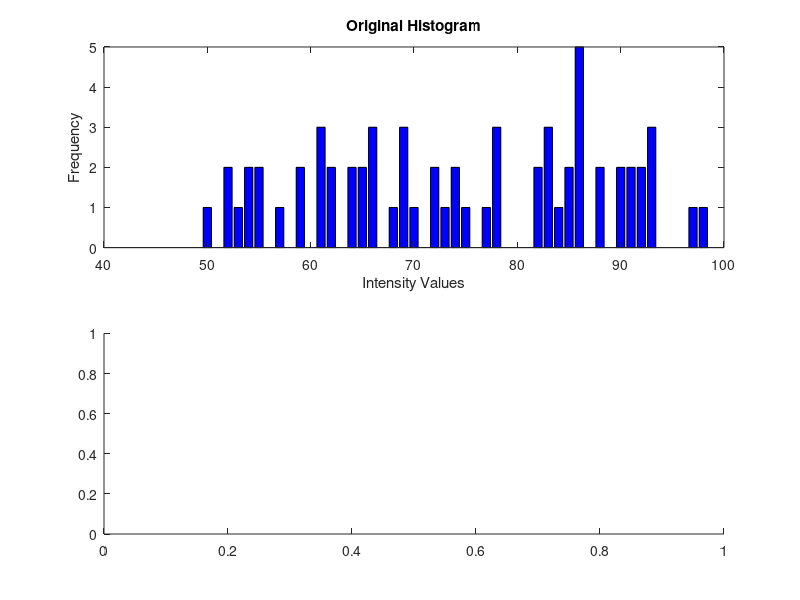

Recreate this plot in MATLAB. (Note: this script raises an error after producing the figure.)
clc;
clear all;
close all;

% Step 1: Generate a random 8x8 intensity matrix with values between 50 and 100
%Ir = imread("https://upload.wikimedia.org/wikipedia/commons/0/08/Unequalized_Hawkes_Bay_NZ.jpg"); % Values in the range [50, 100]
%I=rgb2gray(Ir);

I = round(50 + (100 - 50) * rand(8)); % Values in the range [50, 100]
% Step 2: Flatten the matrix into a single row vector
Ia = I(:)'; % Flatten the matrix

% Step 3: Sort intensities
sortIa = sort(Ia);

% Step 4: Find unique intensities and their frequencies
[uniqueNumbers, ~, idx] = unique(sortIa); % Unique intensities and indices
frequencies = accumarray(idx, 1); % Frequency of each intensity

% Step 5: Calculate the cumulative distribution function (CDF)
cumulativeFrequencies = cumsum(frequencies);

% Total number of pixels in the image
totalPixels = numel(I);

% Minimum non-zero cumulative frequency
cdf_min = min(cumulativeFrequencies(cumulativeFrequencies > 0));

% Number of intensity levels (L = 256 for 8-bit grayscale)
L = 256;

% Step 6: Apply the histogram equalization formula
h_v = round(((cumulativeFrequencies - cdf_min) / (totalPixels - cdf_min)) * (L - 1));

% Step 7: Map the original intensities to equalized values
equalizedImage = zeros(size(I)); % Initialize equalized image
for i = 1:length(uniqueNumbers)
    equalizedImage(I == uniqueNumbers(i)) = h_v(i);
end

equalizedImage = uint8(equalizedImage);
I = uint8(I);

% Step 8: Plot the original and equalized histograms for comparison
figure(1);
subplot(2, 1, 1);
bar(uniqueNumbers, frequencies, 'FaceColor', 'b');
title('Original Histogram');
xlabel('Intensity Values');
ylabel('Frequency');

subplot(2, 1, 2);
bar(0:L-1, histcounts(equalizedImage(:), 0:L), 'FaceColor', 'r');
title('Equalized Histogram');
xlabel('Intensity Values');
ylabel('Frequency');

figure(2);
imshow(I)

figure(3);
imshow(equalizedImage)